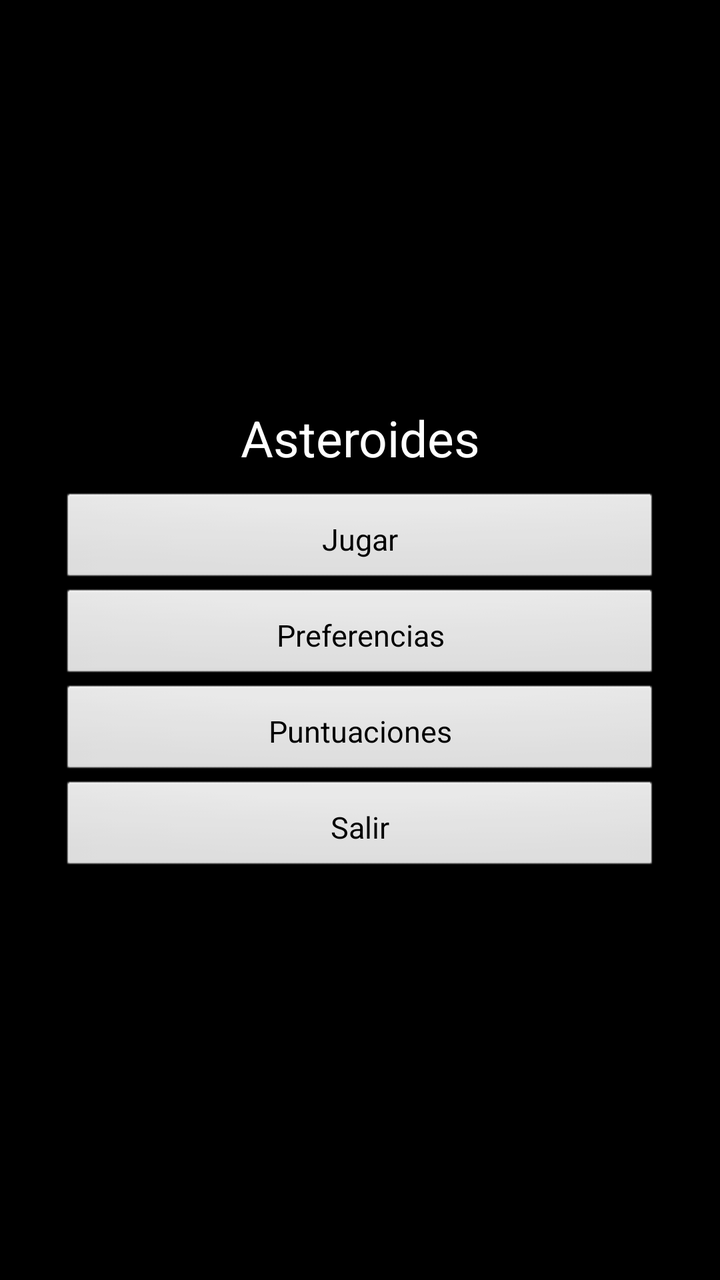
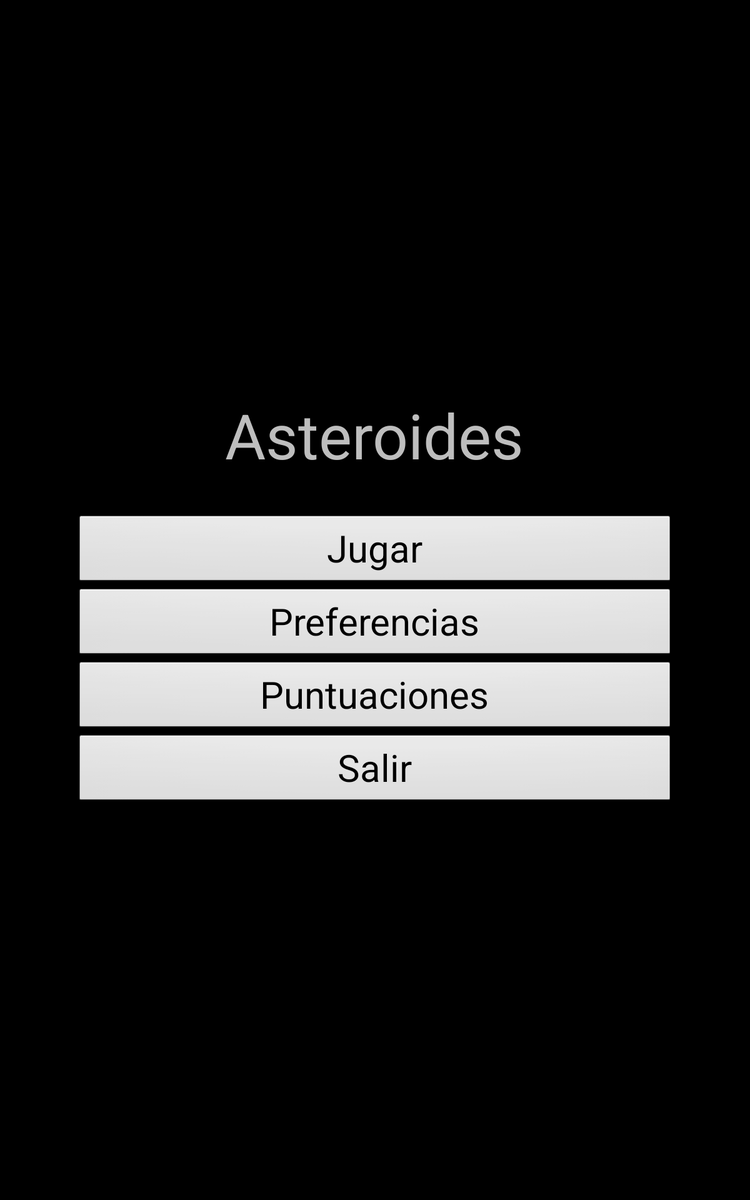

The same Android screen from two of the app's own layout files: first res/layout/ as a phone draws it, then the repository's variant for another configuration, drawn on a device whose configuration selects that folder. Both files follow.
<!-- AndroidManifest.xml: application theme TemaAsteroides -->
<!-- res/layout/main.xml -->
<LinearLayout xmlns:android="http://schemas.android.com/apk/res/android"
    xmlns:tools="http://schemas.android.com/tools"
    android:layout_width="match_parent"
    android:layout_height="match_parent"
    android:gravity="center"
    android:orientation="vertical"
    android:padding="30dip"
    tools:context=".Asteroides" >

    <Button
        android:id="@+id/textView1"
        style="@style/TextoAsteroides"
        android:layout_marginBottom="10dip"
        android:text="@string/app_name"
        android:textColor="@android:color/white"
        android:background="@android:color/black" />

    <Button
        android:id="@+id/button1"
        style="@style/TextoAsteroides.Botones"
        android:text="@string/jugar"
        android:onClick="lanzaJuego" />

    <Button
        android:id="@+id/button5"
        style="@style/TextoAsteroides.Botones"
        android:onClick="lanzarPreferencias"
        android:text="@string/preferencias" />

    <Button
        android:id="@+id/button6"
        style="@style/TextoAsteroides.Botones"
        android:onClick="lanzarPuntuaciones"
        android:text="@string/puntuaciones" />

    <Button
        android:id="@+id/button4"
        style="@style/TextoAsteroides.Botones"
        android:text="@string/salir" />

</LinearLayout>
<!-- resources referenced by this layout -->
<resources>
  <string name="app_name">Asteroides</string>
  <string name="jugar">Jugar</string>
  <string name="preferencias">Preferencias</string>
  <string name="puntuaciones">Puntuaciones</string>
  <string name="salir">Salir</string>
  <style name="TextoAsteroides">
          <item name="android:layout_width">wrap_content</item>
          <item name="android:layout_height">wrap_content</item>
          <item name="android:layout_gravity">center_horizontal</item>
          <item name="android:textSize">25sp</item>
      </style>
  <style name="TextoAsteroides.Botones">
          <item name="android:layout_width">match_parent</item>
          <item name="android:padding">5dip</item>
          <item name="android:textSize">15sp</item>
      </style>
  <style name="TemaAsteroides" parent="@android:style/Theme.NoTitleBar">
      </style>
</resources>
<!-- res/layout-large/main.xml (the repository's variant of the layout above) -->
<!-- drawn on a 7-inch tablet held upright -->
<LinearLayout xmlns:android="http://schemas.android.com/apk/res/android"
    xmlns:tools="http://schemas.android.com/tools"
    android:layout_width="match_parent"
    android:layout_height="match_parent"
    android:gravity="center"
    android:orientation="vertical"
    android:padding="60dip"
    tools:context=".Localizacion" >

    <TextView
        android:id="@+id/textView1"
        android:layout_width="wrap_content"
        android:layout_height="wrap_content"
        android:layout_gravity="center_horizontal"
        android:text="@string/app_name"
        android:layout_marginBottom="30dip"
        android:textSize="50sp" />

    <Button
        android:id="@+id/button1"
        android:layout_width="match_parent"
        android:layout_height="wrap_content"
        android:layout_gravity="center_horizontal"
        android:text="@string/jugar" 
        android:textSize="30sp"/>

    <Button
        android:id="@+id/button5"
        android:layout_width="match_parent"
        android:layout_height="wrap_content"
        android:layout_gravity="center_horizontal"
        android:onClick="lanzarPreferencias"
        android:text="@string/preferencias"
        android:textSize="30sp" />

    <Button
        android:id="@+id/button6"
        android:layout_width="match_parent"
        android:layout_height="wrap_content"
        android:layout_gravity="center_horizontal"
        android:onClick="lanzarPuntuaciones"
        android:text="@string/puntuaciones"
        android:textSize="30sp" />

    <Button
        android:id="@+id/button4"
        android:layout_width="match_parent"
        android:layout_height="wrap_content"
        android:layout_gravity="center_horizontal"
        android:text="@string/salir" 
        android:textSize="30sp"/>

</LinearLayout>
<!-- resources referenced by the variant -->
<!-- as a 7-inch tablet held upright resolves them -->
<resources>
  <string name="app_name">Asteroides</string>
  <string name="jugar">Jugar</string>
  <string name="preferencias">Preferencias</string>
  <string name="puntuaciones">Puntuaciones</string>
  <string name="salir">Salir</string>
  <style name="TemaAsteroides" parent="@android:style/Theme.NoTitleBar">
      </style>
</resources>
